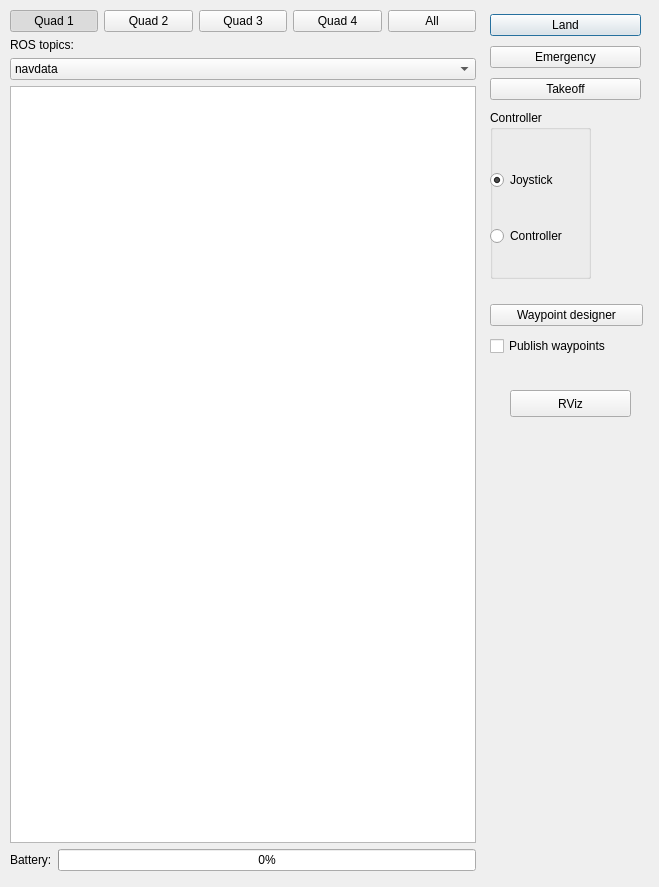
<?xml version="1.0" encoding="UTF-8"?>
<ui version="4.0">
 <class>mainDialog</class>
 <widget class="QDialog" name="mainDialog">
  <property name="geometry">
   <rect>
    <x>0</x>
    <y>0</y>
    <width>659</width>
    <height>887</height>
   </rect>
  </property>
  <property name="windowTitle">
   <string>AR Drone Control Center</string>
  </property>
  <widget class="QWidget" name="verticalLayoutWidget">
   <property name="geometry">
    <rect>
     <x>490</x>
     <y>10</y>
     <width>151</width>
     <height>95</height>
    </rect>
   </property>
   <layout class="QVBoxLayout" name="verticalLayout">
    <property name="spacing">
     <number>6</number>
    </property>
    <item>
     <widget class="QPushButton" name="landButton">
      <property name="text">
       <string>Land</string>
      </property>
     </widget>
    </item>
    <item>
     <widget class="QPushButton" name="emergencyButton">
      <property name="text">
       <string>Emergency</string>
      </property>
     </widget>
    </item>
    <item>
     <widget class="QPushButton" name="takeoffButton">
      <property name="text">
       <string>Takeoff</string>
      </property>
     </widget>
    </item>
   </layout>
  </widget>
  <widget class="QWidget" name="verticalLayoutWidget_2">
   <property name="geometry">
    <rect>
     <x>10</x>
     <y>10</y>
     <width>466</width>
     <height>861</height>
    </rect>
   </property>
   <layout class="QVBoxLayout" name="verticalLayout_2">
    <item>
     <layout class="QHBoxLayout" name="horizontalLayout">
      <property name="spacing">
       <number>6</number>
      </property>
      <item>
       <widget class="QPushButton" name="quad1Button">
        <property name="text">
         <string>Quad 1</string>
        </property>
        <property name="checkable">
         <bool>true</bool>
        </property>
        <property name="checked">
         <bool>true</bool>
        </property>
        <property name="flat">
         <bool>false</bool>
        </property>
       </widget>
      </item>
      <item>
       <widget class="QPushButton" name="quad2Button">
        <property name="text">
         <string>Quad 2</string>
        </property>
        <property name="checkable">
         <bool>true</bool>
        </property>
       </widget>
      </item>
      <item>
       <widget class="QPushButton" name="quad3Button">
        <property name="text">
         <string>Quad 3</string>
        </property>
        <property name="checkable">
         <bool>true</bool>
        </property>
       </widget>
      </item>
      <item>
       <widget class="QPushButton" name="quad4Button">
        <property name="text">
         <string>Quad 4</string>
        </property>
        <property name="checkable">
         <bool>true</bool>
        </property>
       </widget>
      </item>
      <item>
       <widget class="QPushButton" name="allQuadButton">
        <property name="text">
         <string>All</string>
        </property>
        <property name="checkable">
         <bool>true</bool>
        </property>
       </widget>
      </item>
     </layout>
    </item>
    <item>
     <widget class="QLabel" name="label">
      <property name="text">
       <string>ROS topics:</string>
      </property>
     </widget>
    </item>
    <item>
     <widget class="QComboBox" name="rostopicCombo">
      <item>
       <property name="text">
        <string>navdata</string>
       </property>
      </item>
      <item>
       <property name="text">
        <string>imu</string>
       </property>
      </item>
      <item>
       <property name="text">
        <string>mag</string>
       </property>
      </item>
      <item>
       <property name="text">
        <string>camera_info</string>
       </property>
      </item>
      <item>
       <property name="text">
        <string>cortex</string>
       </property>
      </item>
     </widget>
    </item>
    <item>
     <widget class="QTextBrowser" name="rostopicDisplay"/>
    </item>
    <item>
     <layout class="QHBoxLayout" name="horizontalLayout_2">
      <property name="spacing">
       <number>6</number>
      </property>
      <item>
       <widget class="QLabel" name="label_2">
        <property name="text">
         <string>Battery:</string>
        </property>
       </widget>
      </item>
      <item>
       <widget class="QProgressBar" name="batteryBar">
        <property name="value">
         <number>0</number>
        </property>
       </widget>
      </item>
     </layout>
    </item>
   </layout>
  </widget>
  <widget class="QGroupBox" name="groupBox">
   <property name="geometry">
    <rect>
     <x>490</x>
     <y>110</y>
     <width>101</width>
     <height>169</height>
    </rect>
   </property>
   <property name="title">
    <string>Controller</string>
   </property>
   <property name="flat">
    <bool>false</bool>
   </property>
   <widget class="QWidget" name="verticalLayoutWidget_3">
    <property name="geometry">
     <rect>
      <x>0</x>
      <y>30</y>
      <width>102</width>
      <height>136</height>
     </rect>
    </property>
    <layout class="QVBoxLayout" name="verticalLayout_3">
     <item>
      <widget class="QRadioButton" name="joystickRadioButton">
       <property name="enabled">
        <bool>true</bool>
       </property>
       <property name="text">
        <string>Joystick</string>
       </property>
       <property name="checked">
        <bool>true</bool>
       </property>
      </widget>
     </item>
     <item>
      <widget class="QRadioButton" name="controllerRadioButton">
       <property name="enabled">
        <bool>true</bool>
       </property>
       <property name="text">
        <string>Controller</string>
       </property>
       <property name="checked">
        <bool>false</bool>
       </property>
       <property name="autoRepeat">
        <bool>false</bool>
       </property>
      </widget>
     </item>
    </layout>
   </widget>
  </widget>
  <widget class="QWidget" name="layoutWidget">
   <property name="geometry">
    <rect>
     <x>490</x>
     <y>300</y>
     <width>153</width>
     <height>61</height>
    </rect>
   </property>
   <layout class="QVBoxLayout" name="verticalLayout_4">
    <item>
     <widget class="QPushButton" name="waypointDesignerButton">
      <property name="text">
       <string>Waypoint designer</string>
      </property>
     </widget>
    </item>
    <item>
     <widget class="QCheckBox" name="publishWaypointCheckBox">
      <property name="text">
       <string>Publish waypoints</string>
      </property>
     </widget>
    </item>
   </layout>
  </widget>
  <widget class="QPushButton" name="rvizButton">
   <property name="geometry">
    <rect>
     <x>510</x>
     <y>390</y>
     <width>121</width>
     <height>27</height>
    </rect>
   </property>
   <property name="text">
    <string>RViz</string>
   </property>
  </widget>
 </widget>
 <tabstops>
  <tabstop>takeoffButton</tabstop>
 </tabstops>
 <resources/>
 <connections/>
</ui>
